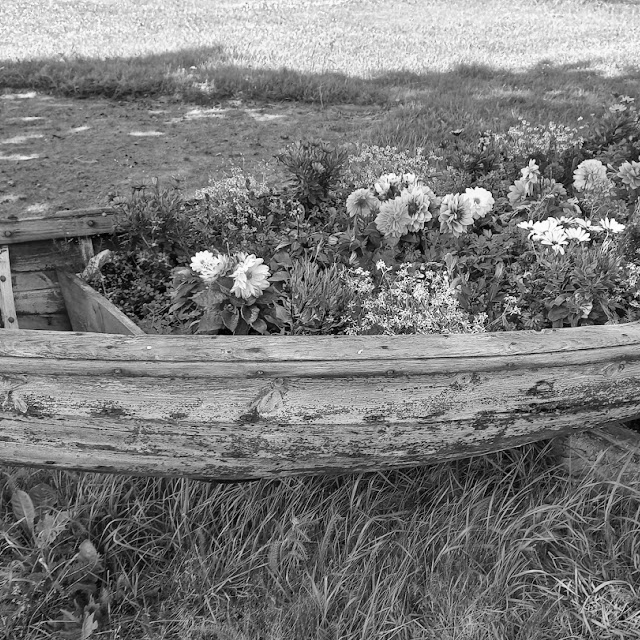
#> input picture Week_7/photo.bmp, 640 x 640 px
$ python Week_7_assignment.py
#> lines starting #> are read from the running program, lines starting #| are printed output that depends on the picture
import numpy as np
from PIL import Image
from scipy.fftpack import dct, idct


# ==========================
# LOAD IMAGE
# ==========================

img = Image.open("photo.bmp").convert("L")
#> img is the input picture: PIL image 640x640 L; min 0, max 255, mean 121.8
image = np.array(img)
print("Image shape:", image.shape)
#| Image shape: (640, 640)

# ==========================
# SPLIT INTO 8x8 BLOCKS
# ==========================
blocks = []
for y in range(0, 640, 8):
    for x in range(0, 640, 8):
        blocks.append(image[y:y+8, x:x+8])
#> after the loop, blocks = 6400 items
print("Number of blocks:", len(blocks))
#| Number of blocks: 6400


# ==========================
# DCT FUNCTIONS
# ==========================
def dct2(block):
    return dct(
        dct(block.T, norm="ortho").T,
        norm="ortho"
    )

def idct2(block):
    return idct(
        idct(block.T, norm="ortho").T,
        norm="ortho"
    )

# ==========================
# ZIGZAG
# ==========================
def zigzag_indices(n=8):
#> called with n = 8
    indices = []
    for s in range(2 * n - 1):
        if s % 2 == 0:
            for i in range(s + 1):
                row = i
                col = s - i
                if row < n and col < n:
                    indices.append((row, col))
        else:
            for i in range(s + 1):
                row = s - i
                col = i
                if row < n and col < n:
                    indices.append((row, col))
    return indices

ZZ = zigzag_indices()
def zigzag_scan(block):
    return np.array(
        [block[r, c] for r, c in ZZ]
    )

def inverse_zigzag(vector):
    block = np.zeros((8, 8), dtype=vector.dtype)
    for value, (r, c) in zip(vector, ZZ):
        block[r, c] = value
    return block

# ZigZag test
# test_block = np.arange(64).reshape(8, 8)
# z = zigzag_scan(test_block)
# restored = inverse_zigzag(z)
# print(
#     "ZigZag test:",
#     np.array_equal(test_block, restored)
# )

# ==========================
# RLE
# ==========================

def rle_encode(data):
    encoded = []
    i = 0
    while i < len(data):
        if data[i] == 0:
            count = 1
            while (
                i + count < len(data)
                and data[i + count] == 0
            ):
                count += 1
            encoded.append(0)
            encoded.append(count)
            i += count
        else:
            encoded.append(data[i])
            i += 1
    return np.array(encoded, dtype=np.int8)

def rle_decode(encoded, expected_length=64):
    decoded = []
    i = 0
    while len(decoded) < expected_length:
        value = encoded[i]
        if value == 0:
            count = encoded[i + 1]
            decoded.extend([0] * count)
            i += 2
        else:
            decoded.append(value)
            i += 1
    return np.array(decoded, dtype=np.int8)

# RLE test
# test = np.array([
#     1, 5, 0, 6, 0, 0, 0, 0, 2
# ])
# encoded = rle_encode(test)
# decoded = rle_decode(
#     encoded,
#     expected_length=len(test)
# )
# print(
#     "RLE test:",
#     np.array_equal(test, decoded)
# )

# ==========================
# QUANTIZATION VALUE
# ==========================
Q_values = [16, 32, 64, 128]
for Q in Q_values:
    print("\n" + "=" * 50)
    print(f"Processing Q = {Q}")
    print("=" * 50)

    # ==========================
    # COMPRESSION
    # ==========================
    quantized_blocks = []
    for block in blocks:
        shifted = block.astype(np.float32) - 128
        dct_block = dct2(shifted)
        quantized = np.round(dct_block / Q)
        quantized = np.clip(
            quantized,
            -128,
            127
        ).astype(np.int8)
        quantized_blocks.append(quantized)
    all_compressed = []
    for block in quantized_blocks:
        zz = zigzag_scan(block)
        rle = rle_encode(zz)
        all_compressed.extend(rle)
    compressed = np.array(
        all_compressed,
        dtype=np.int8
    )

    # Save compressed file
    compressed_filename = f"compressed_Q{Q}.bin"
    compressed.tofile(compressed_filename)
    compressed_from_file = np.fromfile(
        compressed_filename,
        dtype=np.int8
    )

    # ==========================
    # COMPRESSION RATIO
    # ==========================
    original_size = image.nbytes
    compressed_size = compressed.nbytes
    ratio = original_size / compressed_size
    print(f"Original size: {original_size} bytes")
    print(f"Compressed size: {compressed_size} bytes")
    print(f"Compression ratio: {ratio:.2f}:1")

    # ==========================
    # DECOMPRESSION
    # ==========================
    reconstructed = np.zeros(
        (640, 640),
        dtype=np.uint8
    )
    position = 0
    for y in range(0, 640, 8):
        for x in range(0, 640, 8):
            decoded = []
            while len(decoded) < 64:
                value = compressed_from_file[position]
                if value == 0:
                    count = compressed_from_file[position + 1]
                    decoded.extend([0] * count)
                    position += 2
                else:
                    decoded.append(value)
                    position += 1
            decoded = np.array(
                decoded[:64],
                dtype=np.int16
            )
            quantized_block = inverse_zigzag(decoded).astype(np.int16)
            dct_block = quantized_block * Q
            reconstructed_block = idct2(dct_block)
            reconstructed_block += 128
            reconstructed_block = np.clip(
                np.round(reconstructed_block),
                0,
                255
            ).astype(np.uint8)
            reconstructed[
                y:y+8,
                x:x+8
            ] = reconstructed_block

    # Save reconstructed image
    output_filename = f"reconstructed_Q{Q}.bmp"
    Image.fromarray(
        reconstructed
    ).save(output_filename)
    Image.fromarray(
        reconstructed
    ).save("reconstructed.bmp")
    print(f"Saved: {output_filename}")
#> this loop made 4 passes
#> ratio on passes 1 to 4: 1.03, 1.38, 2.5, 6.53
#| Original size: 409600 bytes
#| Compression ratio: 1.03:1
#| Original size: 409600 bytes
#| Compression ratio: 1.38:1
#| Original size: 409600 bytes
#| Compression ratio: 2.50:1
#| Original size: 409600 bytes
#| Compression ratio: 6.53:1
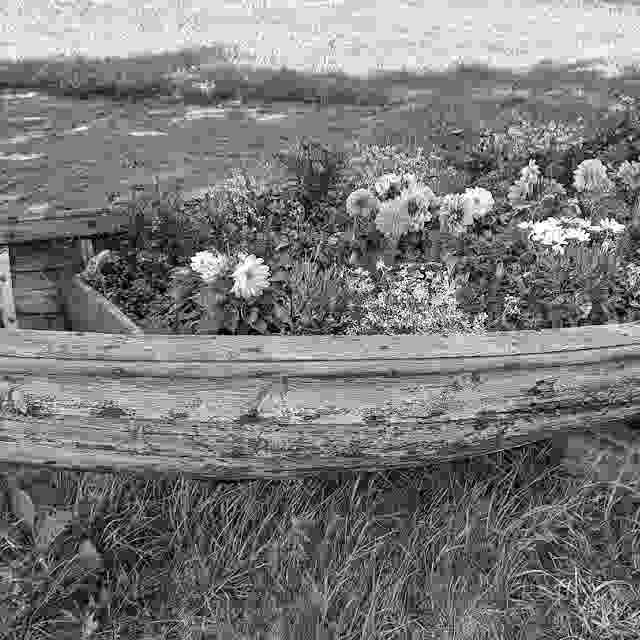
#> reconstructed: shape (640, 640); min 0, max 255, mean 121.8
